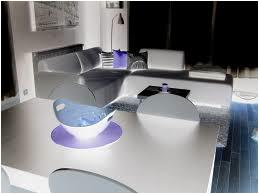

Write the Python code that produced this figure.
# -*- coding: utf-8 -*-
"""
Created on Wed May 30 18:28:18 2018

@author: Clement LAGNEAU
"""

from PIL import Image

def negatif(URLImage):
    image = Image.open(URLImage)
    colonne,ligne = image.size
    res = Image.new("RGB", image.size , "white")
    image_en_memoire = image.load()
    p0=0
    p1=0
    p2=0
    for y in range(ligne):
        for x in range(colonne):
            p0 = 255-image_en_memoire[x,y][0]
            p1 = 255-image_en_memoire[x,y][1]
            p2 = 255-image_en_memoire[x,y][2]
            res.putpixel((x,y),(p0,p1,p2))
    res.save("negatif-"+URLImage)
    res.close()
    image.close()


